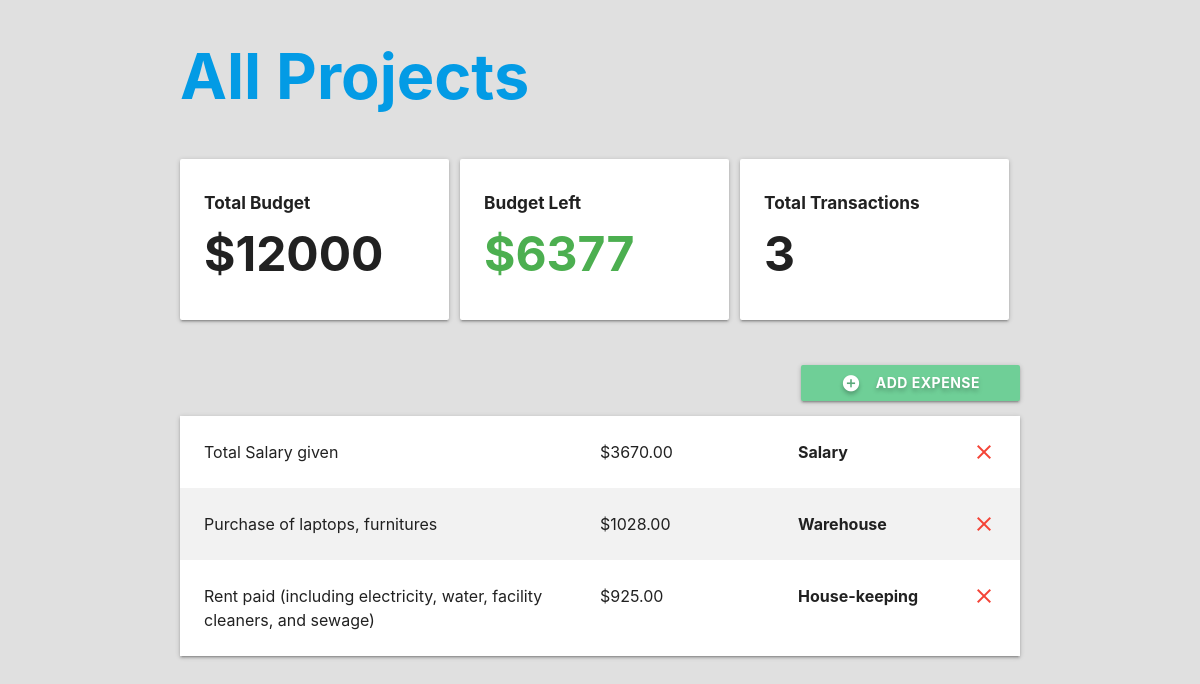
The app's page /analytics-app/, older data.
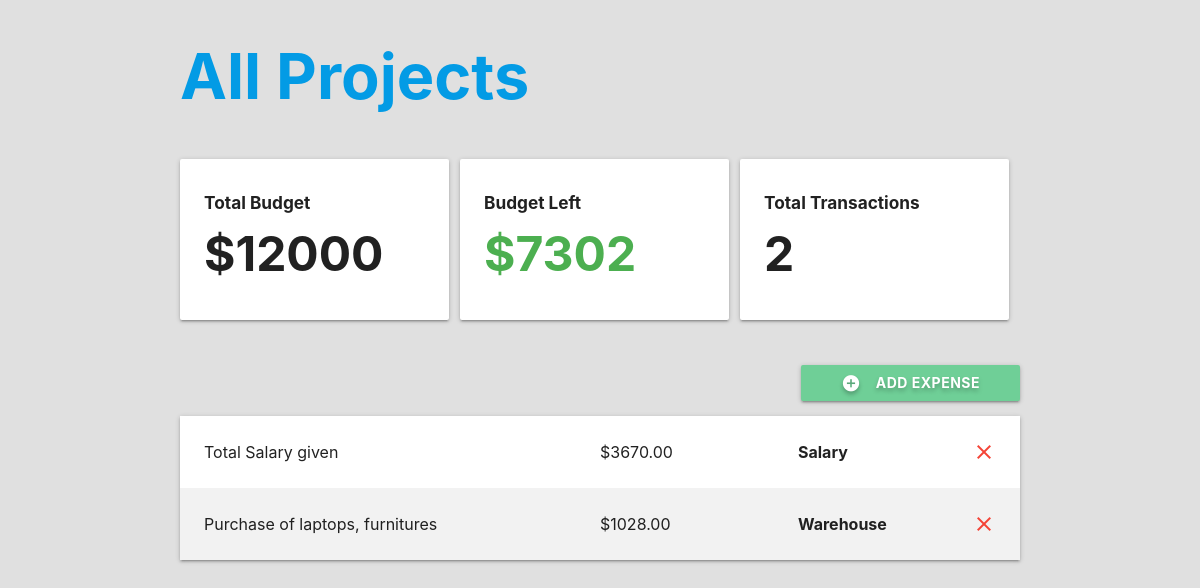
The same page, newer data.
### handlemoney/models.py (models this page shows, shortened)
class Project(models.Model):
    name = models.CharField(max_length=100)
    slug = models.SlugField(max_length=100, unique=True, blank=True)
    budget = models.IntegerField()
    @property
    def budget_left(self):
        expense_list = Expense.objects.filter(project=self)
        total_expense_amount = 0
        for expense in expense_list:
            total_expense_amount += expense.amount
        total_expense_amount = int(total_expense_amount)
        return self.budget - total_expense_amount
    @property
    def total_transactions(self):
        expense_list = Expense.objects.filter(project=self)
        return expense_list.count()

class Expense(models.Model):
    project = models.ForeignKey(Project, on_delete=models.CASCADE, related_name='expenses')
    title = models.CharField(max_length=100)
    amount = models.DecimalField(max_digits=8, decimal_places=2)
    category = models.ForeignKey(Category, on_delete=models.CASCADE)
    class Meta:
        ordering = ('-amount',)

class Category(models.Model):
    project = models.ForeignKey(Project, on_delete=models.CASCADE)
    name = models.CharField(max_length=50)

### handlemoney/views.py (the view, shortened to what this page needs)
# urls.py: path('<slug:project_slug>/', views.project_detail, name='detail')
def project_detail(request, project_slug):
    project = get_object_or_404(Project, slug=project_slug)
    if request.method == 'GET':
        category_list = Category.objects.filter(project=project)
        return render(request, 'budget/project-detail.html', {'project': project, 'expense_list': project.expenses.all(), 'category_list': category_list})
    return redirect(project)

### handlemoney/templates/budget/project-detail.html (shortened to what this page needs)
{% extends 'budget/base.html' %}
{% block content %}
<div class="container">
  <h1 class="bold"><a href="{% url 'list' %}">All Projects</a></h1>
  <section class="section section-stats">
    <div class="row">
      <div class="col s12 m12 l4">
        <div class="card-panel">
          <h6 class="bold">Total Budget</h6>
          <h1 class="bold">${{ project.budget }}</h1>
        </div>
      </div>
      <div class="col s12 m6 l4">
        <div class="card-panel">
          <h6 class="bold">Budget Left</h6>
          {% if project.budget_left > 0 %}
            <h1 class="bold green-text">${{ project.budget_left }}</h1>
          {% elif project.budget_left == 0 %}
            <h1 class="bold orange-text">${{ project.budget_left }}</h1>
          {% else %}
            <h1 class="bold red-text">${{ project.budget_left }}</h1>
          {% endif %}
        </div>
      </div>
      <div class="col s12 m6 l4">
        <div class="card-panel">
          <h6 class="bold">Total Transactions</h6>
          <h1 class="bold">{{ project.total_transactions }}</h1>
        </div>
      </div>
    </div>
  </section>
  <section class="section section-expenses">
    <div class="row">
      <button class="btn waves-effect right modal-trigger" href="#expenseModal">
        <i class="material-icons white-text left">add_circle</i>
        Add Expense
      </button>
    </div>
    <ul class="z-depth-1">
      {% for expense in expense_list %}
      <li>
        <div class="card-panel z-depth-0 expense">
          <div class="row">
            <div class="col l6">
              <span class="title">{{ expense.title }}</span>
            </div>
            <div class="col l3">
              <span class="title">${{ expense.amount }}</span>
            </div>
            <div class="col 1">
              <span class="title bold">{{ expense.category.name }}</span>
            </div>
            <a class="close-icon" onclick="deleteExpense(this)" data-id="{{ expense.id }}">
              <i class="material-icons red-text right">close</i>
            </a>
          </div>
        </div>
      </li>
      {% endfor %}
    </ul>
  </section>
</div>
{% endblock %}

Row changes from the older to the newer data that the page shows:
removed Expense: title "Rent paid (including electricity, water, facility cleaners, and sewage)", amount "925.00", category.name "House-keeping"
computed for Project: budget_left "6377" → "7302"; total_transactions "3" → "2"
